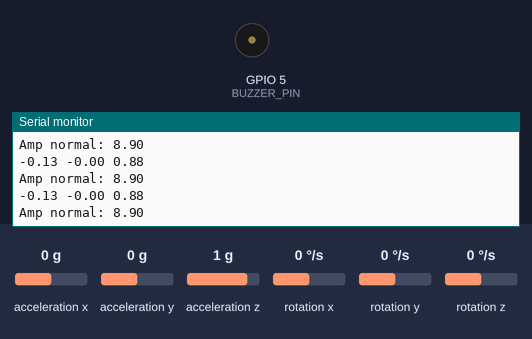
The sketch below on a simulated ESP32. On the bench: buzzer (waves = sounding, pin HIGH), the last lines printed to the serial monitor. Wiring (inferred from the names in the program): MPU-6050 motion sensor at I2C address 0x68. The test bench sets the inputs (shaded band); at power-on: acceleration z 1 g, acceleration x 0 g, acceleration y 0 g, rotation x 0 °/s, rotation y 0 °/s, rotation z 0 °/s. WiFi joins after 1.5 s; servers stay silent unless stated; no MQTT or app messages arrive unless stated.

Above: at 2.7 s.
2.8 s: acceleration z set to 0 g
At 2.9 s:
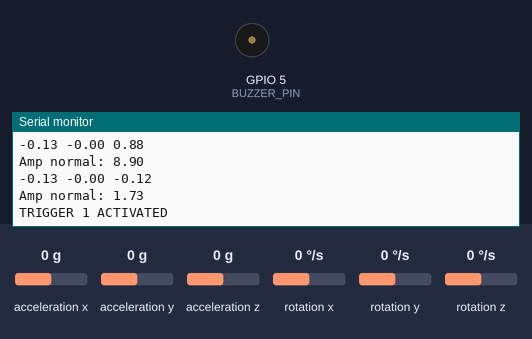
4.4 s: acceleration x set to -1.4 g
At 5.67 s:
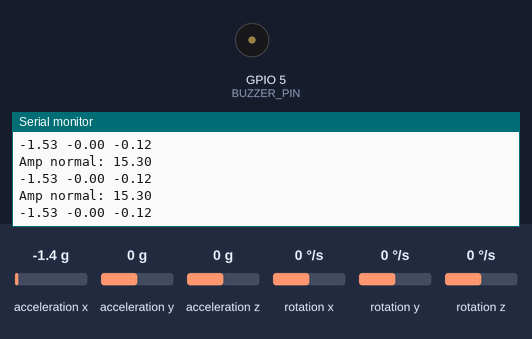
Timing chart, 0 to 7.4 s (numbered marks = the images above; inputs shaded):
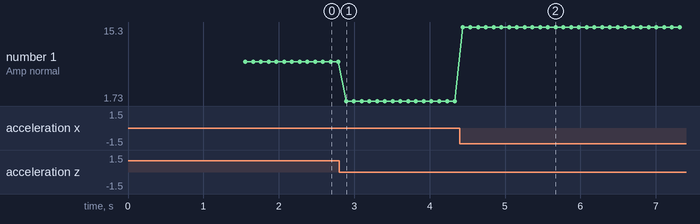

Measured:
- after the input at 2.8 s, the serial monitor: prints a new line after 0.09 s (image 1)
- after the input at 4.4 s, the serial monitor: prints a new line at once (image 2)
- plotted number 1: 8.9 → 1.73 after the input at 2.8 s, 1.73 → 15.3 after the input at 4.4 s

The sketch:

node_mpu6050_mqtt.ino
```cpp
// IoT based Fall Detection using NodeMCU and MPU6050 Sensor
#include <Adafruit_MPU6050.h>
#include <Adafruit_Sensor.h>
#include <Wire.h>
#include <WiFi.h>
#include <PubSubClient.h>

// MQTT
const char* mqtt_server = "192.168.68.116";  // IP of the MQTT broker
const char* status_topic = "home/fall/status";
const char* fall_topic = "home/fall/data";
const char* mqtt_username = "iot"; // MQTT username
const char* mqtt_password = "iot"; // MQTT password
const char* clientID = "client_fall"; // MQTT client ID

String fall_data;
const int BUZZER_PIN = 5; // GIOP21 pin connected to Buzzer's pin
const int address[4] = { 192, 168, 68, 116 };
IPAddress server(address[0], address[1], address[2], address[3]);
Adafruit_MPU6050 mpu;
WiFiClient client;
PubSubClient pubclient(mqtt_server, 1883, client);

const int MPU_addr = 0x68; // I2C address of the MPU-6050
static int16_t AcX, AcY, AcZ, Tmp, GyX, GyY, GyZ;
float ax = 0, ay = 0, az = 0, gx = 0, gy = 0, gz = 0;
boolean fall = false; //stores if a fall has occurredboolean fall = false; //stores if a fall has occurred
boolean trigger1 = false; //stores if first trigger (lower threshold) has occurred
boolean trigger2 = false; //stores if second trigger (upper threshold) has occurred
boolean trigger3 = false; //stores if third trigger (orientation change) has occurred
byte trigger1count = 0; //stores the counts past since trigger 1 was set true
byte trigger2count = 0; //stores the counts past since trigger 2 was set true
byte trigger3count = 0; //stores the counts past since trigger 3 was set true

int angleChange = 0;

// WiFi network info.
const char *ssid = "change this"; // Enter your Wi-Fi Name
const char *pass = "change this"; // Enter your Wi-Fi Password


void setup() {
  Serial.begin(115200);
  pinMode(BUZZER_PIN, OUTPUT);
  Wire.begin(21, 22, 100000);
  Wire.beginTransmission(MPU_addr);
  Wire.write(0x6B);  // PWR_MGMT_1 register
  Wire.write(0);     // set to zero (wakes up the MPU-6050)
  Wire.endTransmission(true);
  Serial.println("Wrote to IMU");

  if (!mpu.begin()) {
    Serial.println("Failed to find MPU6050 chip");
    while (1) {
      delay(10);
    }
  }
  Serial.println("MPU6050 Found!");
  connect_mqtt();
}

void loop() {

  mpu_read();
  ax = (AcX - 2050) / 16384.00;
  ay = (AcY - 77) / 16384.00;
  az = (AcZ - 1947) / 16384.00;
  gx = (GyX + 270) / 131.07;
  gy = (GyY - 351) / 131.07;
  gz = (GyZ + 136) / 131.07;

  Serial.print(ax); Serial.print(" ");
  Serial.print(ay); Serial.print(" "); Serial.println(az);
  String fall_status = "0";  //no fall, status ok

  String axis_data = String(abs(ax)) + " " + String(abs(ay)) + " " + String(abs(az)) + " " + String(fall_status);

  if (pubclient.publish(status_topic, axis_data.c_str())) {
    //Serial.println("Fall status sent!");
  }
  // Again, client.publish will return a boolean value depending on whether it succeded or not.
  // If the message failed to send, we will try again, as the connection may have broken.
  else {
    Serial.println("Fall Status failed to send. Reconnecting to MQTT Broker and trying again");
    pubclient.connect(clientID, mqtt_username, mqtt_password);
    delay(10); // This delay ensures that client.publish doesn't clash with the client.connect call
    //pubclient.publish(status_topic, fall_status);
  }

  float Raw_Amp = pow(pow(ax, 2) + pow(ay, 2) + pow(az, 2), 0.5);
  float Amp = Raw_Amp * 10;  // Mulitiplied by 10 bcz values are between 0 to 1
  Serial.print("Amp normal: "); Serial.println(Amp); Serial.print("\n");
  pubclient.publish(fall_topic, axis_data.c_str());
  if (Amp <= 3 && trigger2 == false) { //if AM breaks lower threshold (0.4g)
    trigger1 = true;
    Serial.println("TRIGGER 1 ACTIVATED");
  }
  if (trigger1 == true) {
    trigger1count++;
    if (Amp >= 12) { //if AM breaks upper threshold (3g)
      Serial.print("Amp-1 : "); Serial.println(Amp);
      trigger2 = true;
      Serial.println("TRIGGER 2 ACTIVATED");
      trigger1 = false; trigger1count = 0;
    }
  }
  if (trigger2 == true) {
    trigger2count++;
    angleChange = pow(pow(gx, 2) + pow(gy, 2) + pow(gz, 2), 0.5);
    //Serial.print("Angle-2: "); Serial.println(angleChange);
    if (angleChange >= 40 && angleChange <= 400) { //if orientation changes by between 80-100 degrees
      Serial.print("Amp-2 : "); Serial.println(Amp);
      trigger3 = true; trigger2 = false; trigger2count = 0;
      Serial.print("Angle-2: "); Serial.println(angleChange);
      Serial.println("TRIGGER 3 ACTIVATED");
    }
  }
  if (trigger3 == true) {
    trigger3count++;
    if (trigger3count >= 12) {
      angleChange = pow(pow(gx, 2) + pow(gy, 2) + pow(gz, 2), 0.5);
      //delay(10);
      //Serial.print("Angle-3: "); Serial.println(angleChange);
      if ((angleChange >= 0) && (angleChange <= 30)) { //if orientation changes remains between 0-10 degrees
        Serial.print("Amp-3 : "); Serial.println(Amp);
        fall = true; trigger3 = false; trigger3count = 0;
        Serial.print("Angle-3: "); Serial.println(angleChange);
      }
      else { //user regained normal orientation
        trigger3 = false; trigger3count = 0;
        Serial.println("TRIGGER 3 DEACTIVATED");
      }
    }
  }
  if (fall == true) { //in event of a fall detection
    Serial.println("FALL DETECTED");
    digitalWrite(BUZZER_PIN, HIGH);
    ledcWriteTone(0, 294);
    fall_status = "1";  //fall detected
    //send_event("falldetection");
    String axis_data = String(abs(ax)) + " " + String(abs(ay)) + " " + String(abs(az)) + " " + String(fall_status);
    if (pubclient.publish(status_topic, axis_data.c_str())) {
      Serial.println("Fall Sent!!!");
    }

    delay(3000);
    digitalWrite(BUZZER_PIN, LOW);
    fall = false;
  }
  if (trigger2count >= 6) { //allow 0.5s for orientation change
    trigger2 = false; trigger2count = 0;
    Serial.println("TRIGGER 2 DECACTIVATED");
  }
  if (trigger1count >= 6) { //allow 0.5s for AM to break upper threshold
    trigger1 = false; trigger1count = 0;
    Serial.println("TRIGGER 1 DECACTIVATED");
  }
  delay(100);


}

void connect_mqtt() {
  Serial.println("Connecting to ");
  Serial.println(ssid);
  WiFi.begin(ssid, pass);
  while (WiFi.status() != WL_CONNECTED)
  {
    delay(500);
    Serial.print(".");              // print ... till not connected
  }
  Serial.println("");
  Serial.println("WiFi connected");
  Serial.println("Connecting to MQTT");
  // Connect to MQTT Broker
  // client.connect returns a boolean value to let us know if the connection was successful.
  // If the connection is failing, make sure you are using the correct MQTT Username and Password (Setup Earlier in the Instructable)
  if (pubclient.connect(clientID, mqtt_username, mqtt_password)) {
    Serial.println("Connected to MQTT Broker!");
  }
  else {
    Serial.println("Connection to MQTT Broker failed...");
  }
}


void mpu_read() {
  Wire.beginTransmission(MPU_addr);
  Wire.write(0x3B);  // starting with register 0x3B (ACCEL_XOUT_H)
  Wire.endTransmission(false);
  Wire.requestFrom(MPU_addr, 14, true); // request a total of 14 registers
  AcX = Wire.read() << 8 | Wire.read(); // 0x3B (ACCEL_XOUT_H) & 0x3C (ACCEL_XOUT_L)
  AcY = Wire.read() << 8 | Wire.read(); // 0x3D (ACCEL_YOUT_H) & 0x3E (ACCEL_YOUT_L)
  AcZ = Wire.read() << 8 | Wire.read(); // 0x3F (ACCEL_ZOUT_H) & 0x40 (ACCEL_ZOUT_L)
  Tmp = Wire.read() << 8 | Wire.read(); // 0x41 (TEMP_OUT_H) & 0x42 (TEMP_OUT_L)
  GyX = Wire.read() << 8 | Wire.read(); // 0x43 (GYRO_XOUT_H) & 0x44 (GYRO_XOUT_L)
  GyY = Wire.read() << 8 | Wire.read(); // 0x45 (GYRO_YOUT_H) & 0x46 (GYRO_YOUT_L)
  GyZ = Wire.read() << 8 | Wire.read(); // 0x47 (GYRO_ZOUT_H) & 0x48 (GYRO_ZOUT_L)

}
```
